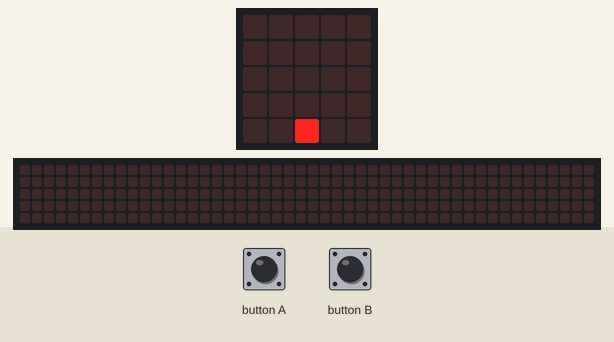
Recording of a program running on a simulated BBC micro:bit running MicroPython. Shown: the board's 5×5 LED display, a strip that is not on the board, showing the scrolling text unrolled. Inputs (shaded band) come from the test bench. Random numbers come from a fixed seed; the 48×5 strip is a reading aid, not a part: it shows the text the display is scrolling, unrolled, one strip-width of it at a time.

Above: at 5.0 s.
5.1 s: button A pressed for 0.15 s
At 6.5 s:
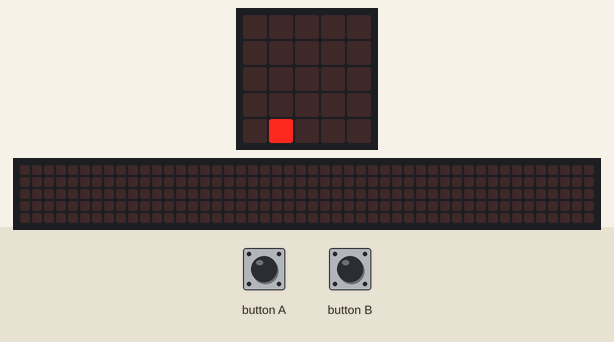
8.2 s: button B pressed for 0.15 s
At 18.1 s:
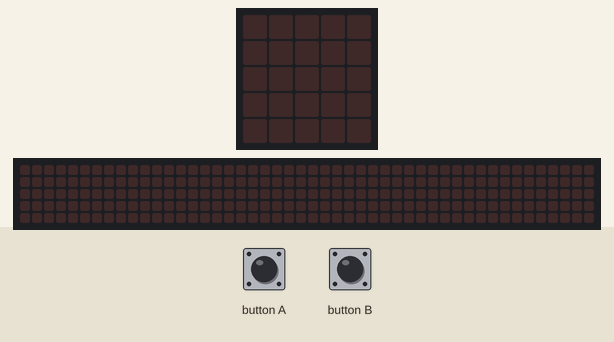
18.9 s: button B held down
At 19.0 s:
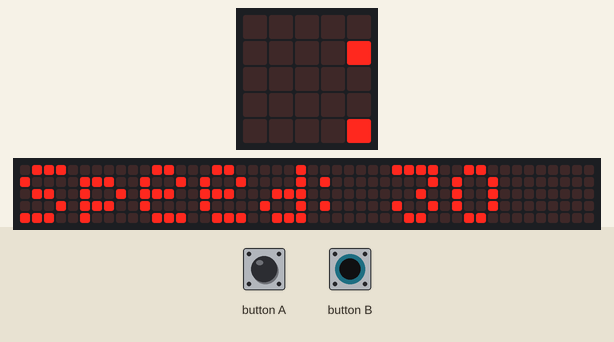

The program:

fit_through_the_hole.py
```python
from microbit import *
from random import randint
from math import floor

h = 2
p = 0
r = False
f = 0
l = -30
s = 30
u = 0
c = 0

i = Image('00000:00000:00000:00000:00900')
display.show(i)

while True:
    if button_a.get_presses():
        h -= 1
        break
    elif button_b.get_presses():
        h += 1
        break

while True:
    if f-l >= s:
        l = f
        i = i.shift_down(1)
        if i.get_pixel(h, 4) == 6:
            break
        if c == 0 and f > 150:
            p += 1
            s -= s/10
        i.set_pixel(h, 4, 9)
        if c >= 3:
            c = 0
            i.set_pixel(0, 0, 6)
            i.set_pixel(1, 0, 6)
            i.set_pixel(2, 0, 6)
            i.set_pixel(3, 0, 6)
            i.set_pixel(4, 0, 6)
            i.set_pixel(randint(0, 4), 0, 0)
        else:
            c += 1
        display.show(i)
    if button_a.get_presses():
        i.set_pixel(h, 4, 0)
        h -= 1
        if h < 0:
            h = 4
        if i.get_pixel(h, 4):
            break
        i.set_pixel(h, 4, 9)
        display.show(i)
    if button_b.get_presses():
        i.set_pixel(h, 4, 0)
        h += 1
        if h > 4:
            h = 0
        if i.get_pixel(h, 4):
            break
        i.set_pixel(h, 4, 9)
        display.show(i)


    f += 1
    sleep(25)

display.show(Image("00000:09090:00000:09990:90009"))
sleep(1000)
display.scroll(str(p)+" Points")
while True:
    sleep(50)
    if button_a.is_pressed():
        display.scroll(str(p)+" Points")
    if button_b.is_pressed():
        display.scroll("Speed: "+str(floor(s)))
```

Measured:
- after the input at 5.1 s, the display: changes at once (image 1)
- after the input at 18.9 s, the display: changes at once (image 3)
